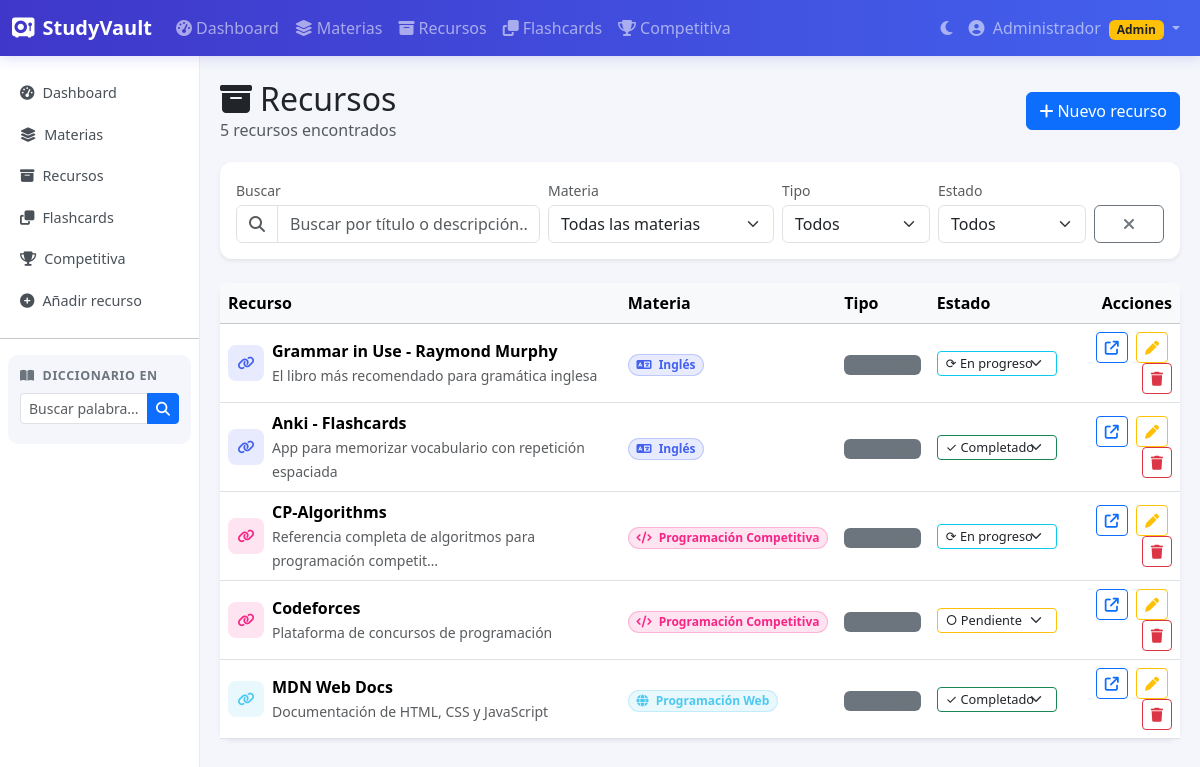
The page /?page=resources (signed in) on the database its author committed.
### tables this page shows
CREATE TABLE resources (
    id INT AUTO_INCREMENT PRIMARY KEY,
    title VARCHAR(200) NOT NULL,
    description TEXT,
    url VARCHAR(500),
    type ENUM('link','pdf','note','video') DEFAULT 'link',
    file_path VARCHAR(300),
    subject_id INT NOT NULL,
    user_id INT NOT NULL,
    status ENUM('pending','in_progress','completed') DEFAULT 'pending',
    created_at TIMESTAMP DEFAULT CURRENT_TIMESTAMP,
    FOREIGN KEY (subject_id) REFERENCES subjects(id) ON DELETE CASCADE,
    FOREIGN KEY (user_id) REFERENCES users(id) ON DELETE CASCADE
);

CREATE TABLE subjects (
    id INT AUTO_INCREMENT PRIMARY KEY,
    name VARCHAR(100) NOT NULL,
    description TEXT,
    icon VARCHAR(50) DEFAULT 'fa-book',
    color VARCHAR(20) DEFAULT '#4361ee',
    user_id INT NOT NULL,
    created_at TIMESTAMP DEFAULT CURRENT_TIMESTAMP,
    FOREIGN KEY (user_id) REFERENCES users(id) ON DELETE CASCADE
);

### controllers/ResourceController.php (called while the page is built, shortened)
<?php
require_once __DIR__ . '/../models/Resource.php';
class ResourceController {
    private Resource $model;
    public function __construct() {
        $this->model        = new Resource();
    }
    public function index(): void {
        $userId    = (int) $_SESSION['user_id'];
        $subjectId = isset($_GET['subject']) ? (int) $_GET['subject'] : null;
        $type      = $_GET['type'] ?? null;
        $status    = $_GET['status'] ?? null;
        $search    = trim($_GET['q'] ?? '');
        $resources = $this->model->getByUser($userId, $subjectId, $type, $status, $search);
        require __DIR__ . '/../views/resources/index.php';
    }
}

### config/database.php (called while the page is built)
<?php
class Database {
    private static ?Database $instance = null;
    private PDO $pdo;
    private function __construct() {
        $host    = env('DB_HOST', 'localhost');
        $dbname  = env('DB_NAME', 'studyvault');
        $user    = env('DB_USER', 'root');
        $pass    = env('DB_PASS', '');
        $charset = env('DB_CHARSET', 'utf8mb4');
        $dsn = "mysql:host={$host};dbname={$dbname};charset={$charset}";
        $options = [
            PDO::ATTR_ERRMODE            => PDO::ERRMODE_EXCEPTION,
            PDO::ATTR_DEFAULT_FETCH_MODE => PDO::FETCH_ASSOC,
            PDO::ATTR_EMULATE_PREPARES   => false,
        ];
        $this->pdo = new PDO($dsn, $user, $pass, $options);
    }
    public static function getInstance(): Database {
        if (self::$instance === null) {
            self::$instance = new Database();
        }
        return self::$instance;
    }
    public function getConnection(): PDO {
        return $this->pdo;
    }
}

### config/init.php (called while the page is built, shortened)
<?php
function env(string $key, mixed $default = null): mixed {
    $val = getenv($key);
    return $val === false ? $default : $val;
}
require_once __DIR__ . '/database.php';

### models/Resource.php (called while the page is built, shortened)
<?php
require_once __DIR__ . '/../config/database.php';
class Resource {
    private PDO $db;
    public function __construct() {
        $this->db = Database::getInstance()->getConnection();
    }
    public function getByUser(int $userId, ?int $subjectId = null, ?string $type = null, ?string $status = null, string $search = ''): array {
        $sql = "SELECT r.*, s.name as subject_name, s.color as subject_color, s.icon as subject_icon
                FROM resources r
                JOIN subjects s ON r.subject_id = s.id
                WHERE r.user_id = ?";
        $params = [$userId];
        $sql .= " ORDER BY r.created_at DESC";
        $stmt = $this->db->prepare($sql);
        $stmt->execute($params);
        return $stmt->fetchAll();
    }
}

### views/resources/row.php (the view, shortened to what this page needs)
<tr id="row-<?= $r['id'] ?>">
    <td>
        <div class="d-flex align-items-center gap-2">
            <div class="sv-resource-icon"
                 style="background-color:<?= htmlspecialchars($r['subject_color']) ?>20; color:<?= htmlspecialchars($r['subject_color']) ?>">
                <i class="fa-solid <?= $typeIcons[$r['type']] ?? 'fa-file' ?>"></i>
            </div>
            <div>
                <div class="fw-semibold"><?= htmlspecialchars($r['title']) ?></div>
                <?php if (!empty($r['description'])): ?>
                    <small class="text-muted">
                        <?= htmlspecialchars(mb_substr($r['description'], 0, 60)) ?><?= mb_strlen($r['description']) > 60 ? '…' : '' ?>
                    </small>
                <?php endif; ?>
            </div>
        </div>
    </td>
    <td class="d-none d-md-table-cell">
        <span class="badge rounded-pill"
              style="background-color:<?= htmlspecialchars($r['subject_color']) ?>20; color:<?= htmlspecialchars($r['subject_color']) ?>; border:1px solid <?= htmlspecialchars($r['subject_color']) ?>40">
            <i class="fa-solid <?= htmlspecialchars($r['subject_icon']) ?> me-1"></i>
            <?= htmlspecialchars($r['subject_name']) ?>
        </span>
    </td>
    <td class="d-none d-sm-table-cell">
        <span class="badge bg-secondary bg-opacity-15 text-secondary">
            <i class="fa-solid <?= $typeIcons[$r['type']] ?? 'fa-file' ?> me-1"></i>
        </span>
    </td>
    <td>
        <select class="form-select form-select-sm status-select w-auto"
                onchange="changeStatus(<?= $r['id'] ?>, this.value)"
                style="border-color: var(--bs-<?= $statusBadge[$r['status']]['class'] ?>)">
            <option value="pending"     <?= $r['status'] === 'pending'     ? 'selected' : '' ?>>○ Pendiente</option>
            <option value="in_progress" <?= $r['status'] === 'in_progress' ? 'selected' : '' ?>>⟳ En progreso</option>
            <option value="completed"   <?= $r['status'] === 'completed'   ? 'selected' : '' ?>>✓ Completado</option>
        </select>
    </td>
    <td class="text-end">
        <?php if (!empty($r['url'])): ?>
            <a href="<?= htmlspecialchars($r['url']) ?>" target="_blank" rel="noopener"
               class="btn btn-sm btn-outline-primary me-1" title="Abrir enlace">
                <i class="fa-solid fa-arrow-up-right-from-square"></i>
            </a>
        <?php endif; ?>
        <a href="<?= BASE_URL ?>?page=resources&action=edit&id=<?= $r['id'] ?>"
           class="btn btn-sm btn-outline-warning me-1" title="Editar">
            <i class="fa-solid fa-pen"></i>
        </a>
        <button class="btn btn-sm btn-outline-danger"
                onclick="deleteResource(<?= $r['id'] ?>)" title="Eliminar">
            <i class="fa-solid fa-trash"></i>
        </button>
    </td>
</tr>

### views/resources/index.php (shortened to what this page needs)
<?php
require __DIR__ . '/../partials/header.php';
$typeIcons = ['link' => 'fa-link', 'pdf' => 'fa-file-pdf', 'note' => 'fa-sticky-note', 'video' => 'fa-video'];
$statusBadge = [
    'pending'     => ['label' => 'Pendiente',   'class' => 'warning'],
    'in_progress' => ['label' => 'En progreso', 'class' => 'info'],
    'completed'   => ['label' => 'Completado',  'class' => 'success'],
];
?>
<div class="sv-page-header">
    <div>
        <h2 class="mb-0"><i class="fa-solid fa-box-archive me-2"></i>Recursos</h2>
        <p class="text-muted mb-0"><?= count($resources) ?> recursos encontrados</p>
    </div>
    <a href="<?= BASE_URL ?>?page=resources&action=create" class="btn btn-primary">
        <i class="fa-solid fa-plus me-1"></i>Nuevo recurso
    </a>
</div>
<div class="card border-0 shadow-sm mb-4">
    <div class="card-body py-3">
        <div class="row g-2 align-items-end">
            <div class="col-12 col-md-4">
                <label class="form-label small text-muted mb-1">Buscar</label>
                <div class="input-group">
                    <span class="input-group-text bg-transparent"><i class="fa-solid fa-magnifying-glass text-muted"></i></span>
                    <input type="text" id="searchInput" class="form-control" placeholder="Buscar por título o descripción..."
                           value="<?= htmlspecialchars($_GET['q'] ?? '') ?>">
                </div>
            </div>
            <div class="col-6 col-md-3">
                <label class="form-label small text-muted mb-1">Materia</label>
                <select id="filterSubject" class="form-select">
                    <option value="">Todas las materias</option>
                </select>
            </div>
            <div class="col-6 col-md-2">
                <label class="form-label small text-muted mb-1">Tipo</label>
                <select id="filterType" class="form-select">
                    <option value="">Todos</option>
                </select>
            </div>
            <div class="col-6 col-md-2">
                <label class="form-label small text-muted mb-1">Estado</label>
                <select id="filterStatus" class="form-select">
                    <option value="">Todos</option>
                </select>
            </div>
            <div class="col-6 col-md-1">
                <button class="btn btn-outline-secondary w-100" onclick="clearFilters()" title="Limpiar">
                    <i class="fa-solid fa-xmark"></i>
                </button>
            </div>
        </div>
    </div>
</div>
<div class="card border-0 shadow-sm">
    <div class="card-body p-0">
        <div id="resourcesContainer">
            <?php if (empty($resources)): ?>
                <div class="text-center py-5 text-muted" id="emptyState">
                    <i class="fa-solid fa-box-open fa-3x mb-3 opacity-50"></i>
                    <h5>No hay recursos</h5>
                    <a href="<?= BASE_URL ?>?page=resources&action=create" class="btn btn-primary mt-2">
                        <i class="fa-solid fa-plus me-1"></i>Añadir recurso
                    </a>
                </div>
            <?php else: ?>
                <div class="table-responsive">
                    <table class="table table-hover align-middle mb-0" id="resourcesTable">
                        <thead class="table-light">
                            <tr>
                                <th>Recurso</th>
                                <th class="d-none d-md-table-cell">Materia</th>
                                <th class="d-none d-sm-table-cell">Tipo</th>
                                <th>Estado</th>
                                <th class="text-end">Acciones</th>
                            </tr>
                        </thead>
                        <tbody id="resourcesBody">
                            <?php foreach ($resources as $r): ?>
                                <?php include __DIR__ . '/row.php'; ?>
                            <?php endforeach; ?>
                        </tbody>
                    </table>
                </div>
            <?php endif; ?>
        </div>
    </div>
</div>
<?php require __DIR__ . '/../partials/footer.php'; ?>

### rows shown on the page
resources: title "Grammar in Use - Raymond Murphy", description "El libro más recomendado para gramática inglesa", subject.name "Inglés", status+id "⟳ En progreso"
resources: title "Anki - Flashcards", description "App para memorizar vocabulario con repetición espaciada", subject.name "Inglés", status+id "✓ Completado"
resources: title "CP-Algorithms", description "Referencia completa de algoritmos para programación competit", subject.name "Programación Competitiva", status+id "⟳ En progreso"
resources: title "Codeforces", description "Plataforma de concursos de programación", subject.name "Programación Competitiva", status+id "○ Pendiente"
resources: title "MDN Web Docs", description "Documentación de HTML, CSS y JavaScript", subject.name "Programación Web", status+id "✓ Completado"

### other values the page prints
APP_NAME "StudyVault"
$_SESSION['user_name'] "Administrador"
count($resources) "5"
